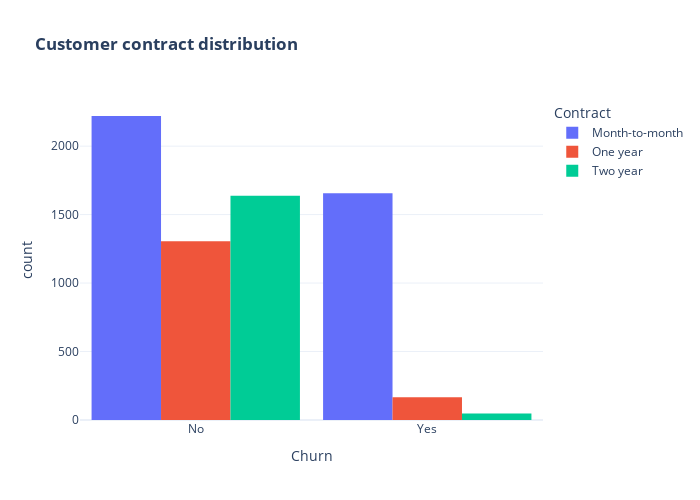

The notebook cell saved with this chart:
### Markdown cell above
## Contract distribution

### Code cell
fig = px.histogram(df, x="Churn", color="Contract", barmode="group", title="<b>Customer contract distribution<b>")
fig.update_layout(width=700, height=500, bargap=0.1)
fig.show()

### Figure 1 — Plotly figure (JSON) as saved in the notebook; plotly's stock layout.template omitted (floating-point values rounded to 4 significant figures; data arrays with more than 128 entries replaced by an {"elided": "..."} marker saying what was removed)
{"data": [{"alignmentgroup": "True", "bingroup": "x", "hovertemplate": "Contract=Month-to-month<br>Churn=%{x}<br>count=%{y}<extra></extra>", "legendgroup": "Month-to-month", "marker": {"color": "#636efa", "pattern": {"shape": ""}}, "name": "Month-to-month", "offsetgroup": "Month-to-month", "orientation": "v", "showlegend": true, "x": {"elided": "3875 str values"}, "xaxis": "x", "yaxis": "y", "type": "histogram"}, {"alignmentgroup": "True", "bingroup": "x", "hovertemplate": "Contract=One year<br>Churn=%{x}<br>count=%{y}<extra></extra>", "legendgroup": "One year", "marker": {"color": "#EF553B", "pattern": {"shape": ""}}, "name": "One year", "offsetgroup": "One year", "orientation": "v", "showlegend": true, "x": {"elided": "1472 str values"}, "xaxis": "x", "yaxis": "y", "type": "histogram"}, {"alignmentgroup": "True", "bingroup": "x", "hovertemplate": "Contract=Two year<br>Churn=%{x}<br>count=%{y}<extra></extra>", "legendgroup": "Two year", "marker": {"color": "#00cc96", "pattern": {"shape": ""}}, "name": "Two year", "offsetgroup": "Two year", "orientation": "v", "showlegend": true, "x": {"elided": "1685 str values"}, "xaxis": "x", "yaxis": "y", "type": "histogram"}], "layout": {"xaxis": {"anchor": "y", "domain": [0.0, 1.0], "title": {"text": "Churn"}}, "yaxis": {"anchor": "x", "domain": [0.0, 1.0], "title": {"text": "count"}}, "legend": {"title": {"text": "Contract"}, "tracegroupgap": 0}, "title": {"text": "<b>Customer contract distribution<b>"}, "barmode": "group", "width": 700, "height": 500, "bargap": 0.1}}
